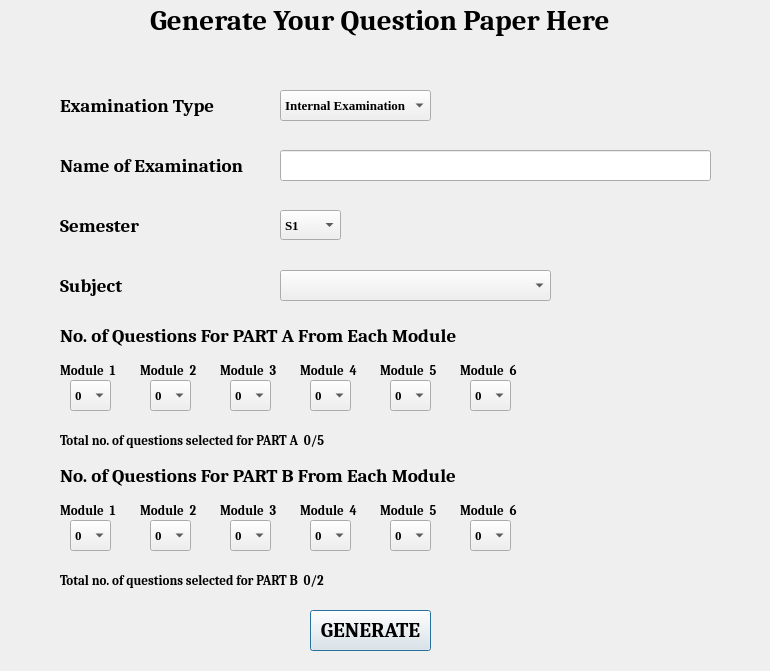
<?xml version="1.0" encoding="UTF-8"?>
<ui version="4.0">
 <class>Dialog</class>
 <widget class="QDialog" name="Dialog">
  <property name="geometry">
   <rect>
    <x>0</x>
    <y>0</y>
    <width>770</width>
    <height>671</height>
   </rect>
  </property>
  <property name="windowTitle">
   <string>Dialog</string>
  </property>
  <widget class="QLabel" name="lbl_head">
   <property name="geometry">
    <rect>
     <x>150</x>
     <y>0</y>
     <width>481</width>
     <height>41</height>
    </rect>
   </property>
   <property name="font">
    <font>
     <family>Cambria</family>
     <pointsize>22</pointsize>
     <weight>75</weight>
     <bold>true</bold>
    </font>
   </property>
   <property name="text">
    <string>Generate Your Question Paper Here</string>
   </property>
  </widget>
  <widget class="QLabel" name="lb_exmtyp">
   <property name="geometry">
    <rect>
     <x>60</x>
     <y>90</y>
     <width>171</width>
     <height>31</height>
    </rect>
   </property>
   <property name="font">
    <font>
     <family>Cambria</family>
     <pointsize>14</pointsize>
     <weight>75</weight>
     <bold>true</bold>
    </font>
   </property>
   <property name="text">
    <string>Examination Type</string>
   </property>
  </widget>
  <widget class="QComboBox" name="combo_exmtyp">
   <property name="geometry">
    <rect>
     <x>280</x>
     <y>90</y>
     <width>151</width>
     <height>31</height>
    </rect>
   </property>
   <property name="font">
    <font>
     <family>Times New Roman</family>
     <pointsize>10</pointsize>
     <weight>75</weight>
     <bold>true</bold>
    </font>
   </property>
   <item>
    <property name="text">
     <string>Internal Examination</string>
    </property>
   </item>
   <item>
    <property name="text">
     <string>University Examnation</string>
    </property>
   </item>
  </widget>
  <widget class="QLabel" name="lbl_exmname">
   <property name="geometry">
    <rect>
     <x>60</x>
     <y>150</y>
     <width>191</width>
     <height>31</height>
    </rect>
   </property>
   <property name="font">
    <font>
     <family>Cambria</family>
     <pointsize>14</pointsize>
     <weight>75</weight>
     <bold>true</bold>
    </font>
   </property>
   <property name="text">
    <string>&lt;html&gt;&lt;head/&gt;&lt;body&gt;&lt;p&gt;Name of Examination&lt;/p&gt;&lt;/body&gt;&lt;/html&gt;</string>
   </property>
  </widget>
  <widget class="QLineEdit" name="txt_id">
   <property name="geometry">
    <rect>
     <x>280</x>
     <y>150</y>
     <width>431</width>
     <height>31</height>
    </rect>
   </property>
  </widget>
  <widget class="QLabel" name="lb_sem">
   <property name="geometry">
    <rect>
     <x>60</x>
     <y>210</y>
     <width>91</width>
     <height>31</height>
    </rect>
   </property>
   <property name="font">
    <font>
     <family>Cambria</family>
     <pointsize>14</pointsize>
     <weight>75</weight>
     <bold>true</bold>
    </font>
   </property>
   <property name="text">
    <string>Semester</string>
   </property>
  </widget>
  <widget class="QComboBox" name="combo_sem">
   <property name="geometry">
    <rect>
     <x>280</x>
     <y>210</y>
     <width>61</width>
     <height>30</height>
    </rect>
   </property>
   <property name="font">
    <font>
     <family>Times New Roman</family>
     <pointsize>10</pointsize>
     <weight>75</weight>
     <bold>true</bold>
    </font>
   </property>
   <item>
    <property name="text">
     <string>S1</string>
    </property>
   </item>
   <item>
    <property name="text">
     <string>S2</string>
    </property>
   </item>
  </widget>
  <widget class="QLabel" name="lbl_sub">
   <property name="geometry">
    <rect>
     <x>60</x>
     <y>270</y>
     <width>101</width>
     <height>31</height>
    </rect>
   </property>
   <property name="font">
    <font>
     <family>Cambria</family>
     <pointsize>14</pointsize>
     <weight>75</weight>
     <bold>true</bold>
    </font>
   </property>
   <property name="text">
    <string>Subject</string>
   </property>
  </widget>
  <widget class="QComboBox" name="combo_sub">
   <property name="geometry">
    <rect>
     <x>280</x>
     <y>270</y>
     <width>271</width>
     <height>31</height>
    </rect>
   </property>
   <property name="font">
    <font>
     <family>Times New Roman</family>
     <pointsize>10</pointsize>
     <weight>75</weight>
     <bold>true</bold>
    </font>
   </property>
  </widget>
  <widget class="QLabel" name="lbl_info">
   <property name="geometry">
    <rect>
     <x>60</x>
     <y>310</y>
     <width>411</width>
     <height>51</height>
    </rect>
   </property>
   <property name="font">
    <font>
     <family>Cambria</family>
     <pointsize>14</pointsize>
     <weight>75</weight>
     <bold>true</bold>
    </font>
   </property>
   <property name="text">
    <string>&lt;html&gt;&lt;head/&gt;&lt;body&gt;&lt;p&gt;No. of Questions For PART A From Each Module&lt;/p&gt;&lt;/body&gt;&lt;/html&gt;</string>
   </property>
  </widget>
  <widget class="QLabel" name="lbl_mod1">
   <property name="geometry">
    <rect>
     <x>60</x>
     <y>360</y>
     <width>71</width>
     <height>21</height>
    </rect>
   </property>
   <property name="font">
    <font>
     <family>Cambria</family>
     <pointsize>10</pointsize>
     <weight>75</weight>
     <bold>true</bold>
    </font>
   </property>
   <property name="text">
    <string>Module  1</string>
   </property>
  </widget>
  <widget class="QLabel" name="lbl_mod2">
   <property name="geometry">
    <rect>
     <x>140</x>
     <y>360</y>
     <width>71</width>
     <height>21</height>
    </rect>
   </property>
   <property name="font">
    <font>
     <family>Cambria</family>
     <pointsize>10</pointsize>
     <weight>75</weight>
     <bold>true</bold>
    </font>
   </property>
   <property name="text">
    <string>Module  2</string>
   </property>
  </widget>
  <widget class="QLabel" name="lbl_mod3">
   <property name="geometry">
    <rect>
     <x>220</x>
     <y>360</y>
     <width>71</width>
     <height>21</height>
    </rect>
   </property>
   <property name="font">
    <font>
     <family>Cambria</family>
     <pointsize>10</pointsize>
     <weight>75</weight>
     <bold>true</bold>
    </font>
   </property>
   <property name="text">
    <string>Module  3</string>
   </property>
  </widget>
  <widget class="QLabel" name="lbl_mod4">
   <property name="geometry">
    <rect>
     <x>300</x>
     <y>360</y>
     <width>71</width>
     <height>21</height>
    </rect>
   </property>
   <property name="font">
    <font>
     <family>Cambria</family>
     <pointsize>10</pointsize>
     <weight>75</weight>
     <bold>true</bold>
    </font>
   </property>
   <property name="text">
    <string>Module  4</string>
   </property>
  </widget>
  <widget class="QLabel" name="lbl_mod5">
   <property name="geometry">
    <rect>
     <x>380</x>
     <y>360</y>
     <width>71</width>
     <height>21</height>
    </rect>
   </property>
   <property name="font">
    <font>
     <family>Cambria</family>
     <pointsize>10</pointsize>
     <weight>75</weight>
     <bold>true</bold>
    </font>
   </property>
   <property name="text">
    <string>Module  5</string>
   </property>
  </widget>
  <widget class="QLabel" name="lbl_mod6">
   <property name="geometry">
    <rect>
     <x>460</x>
     <y>360</y>
     <width>71</width>
     <height>21</height>
    </rect>
   </property>
   <property name="font">
    <font>
     <family>Cambria</family>
     <pointsize>10</pointsize>
     <weight>75</weight>
     <bold>true</bold>
    </font>
   </property>
   <property name="text">
    <string>Module  6</string>
   </property>
  </widget>
  <widget class="QComboBox" name="combo_mod1">
   <property name="geometry">
    <rect>
     <x>70</x>
     <y>380</y>
     <width>41</width>
     <height>31</height>
    </rect>
   </property>
   <property name="font">
    <font>
     <family>Times New Roman</family>
     <pointsize>10</pointsize>
     <weight>75</weight>
     <bold>true</bold>
    </font>
   </property>
   <item>
    <property name="text">
     <string>0</string>
    </property>
   </item>
   <item>
    <property name="text">
     <string>1</string>
    </property>
   </item>
   <item>
    <property name="text">
     <string>2</string>
    </property>
   </item>
   <item>
    <property name="text">
     <string>3</string>
    </property>
   </item>
   <item>
    <property name="text">
     <string>4</string>
    </property>
   </item>
   <item>
    <property name="text">
     <string>5</string>
    </property>
   </item>
  </widget>
  <widget class="QComboBox" name="combo_mod2">
   <property name="geometry">
    <rect>
     <x>150</x>
     <y>380</y>
     <width>41</width>
     <height>31</height>
    </rect>
   </property>
   <property name="font">
    <font>
     <family>Times New Roman</family>
     <pointsize>10</pointsize>
     <weight>75</weight>
     <bold>true</bold>
    </font>
   </property>
   <item>
    <property name="text">
     <string>0</string>
    </property>
   </item>
   <item>
    <property name="text">
     <string>1</string>
    </property>
   </item>
   <item>
    <property name="text">
     <string>2</string>
    </property>
   </item>
   <item>
    <property name="text">
     <string>3</string>
    </property>
   </item>
   <item>
    <property name="text">
     <string>4</string>
    </property>
   </item>
   <item>
    <property name="text">
     <string>5</string>
    </property>
   </item>
  </widget>
  <widget class="QComboBox" name="combo_mod3">
   <property name="geometry">
    <rect>
     <x>230</x>
     <y>380</y>
     <width>41</width>
     <height>31</height>
    </rect>
   </property>
   <property name="font">
    <font>
     <family>Times New Roman</family>
     <pointsize>10</pointsize>
     <weight>75</weight>
     <bold>true</bold>
    </font>
   </property>
   <item>
    <property name="text">
     <string>0</string>
    </property>
   </item>
   <item>
    <property name="text">
     <string>1</string>
    </property>
   </item>
   <item>
    <property name="text">
     <string>2</string>
    </property>
   </item>
   <item>
    <property name="text">
     <string>3</string>
    </property>
   </item>
   <item>
    <property name="text">
     <string>4</string>
    </property>
   </item>
   <item>
    <property name="text">
     <string>5</string>
    </property>
   </item>
  </widget>
  <widget class="QComboBox" name="combo_mod4">
   <property name="geometry">
    <rect>
     <x>310</x>
     <y>380</y>
     <width>41</width>
     <height>31</height>
    </rect>
   </property>
   <property name="font">
    <font>
     <family>Times New Roman</family>
     <pointsize>10</pointsize>
     <weight>75</weight>
     <bold>true</bold>
    </font>
   </property>
   <item>
    <property name="text">
     <string>0</string>
    </property>
   </item>
   <item>
    <property name="text">
     <string>1</string>
    </property>
   </item>
   <item>
    <property name="text">
     <string>2</string>
    </property>
   </item>
   <item>
    <property name="text">
     <string>3</string>
    </property>
   </item>
   <item>
    <property name="text">
     <string>4</string>
    </property>
   </item>
   <item>
    <property name="text">
     <string>5</string>
    </property>
   </item>
  </widget>
  <widget class="QComboBox" name="combo_mod5">
   <property name="geometry">
    <rect>
     <x>390</x>
     <y>380</y>
     <width>41</width>
     <height>31</height>
    </rect>
   </property>
   <property name="font">
    <font>
     <family>Times New Roman</family>
     <pointsize>10</pointsize>
     <weight>75</weight>
     <bold>true</bold>
    </font>
   </property>
   <item>
    <property name="text">
     <string>0</string>
    </property>
   </item>
   <item>
    <property name="text">
     <string>1</string>
    </property>
   </item>
   <item>
    <property name="text">
     <string>2</string>
    </property>
   </item>
   <item>
    <property name="text">
     <string>3</string>
    </property>
   </item>
   <item>
    <property name="text">
     <string>4</string>
    </property>
   </item>
   <item>
    <property name="text">
     <string>5</string>
    </property>
   </item>
  </widget>
  <widget class="QComboBox" name="combo_mod6">
   <property name="geometry">
    <rect>
     <x>470</x>
     <y>380</y>
     <width>41</width>
     <height>31</height>
    </rect>
   </property>
   <property name="font">
    <font>
     <family>Times New Roman</family>
     <pointsize>10</pointsize>
     <weight>75</weight>
     <bold>true</bold>
    </font>
   </property>
   <item>
    <property name="text">
     <string>0</string>
    </property>
   </item>
   <item>
    <property name="text">
     <string>1</string>
    </property>
   </item>
   <item>
    <property name="text">
     <string>2</string>
    </property>
   </item>
   <item>
    <property name="text">
     <string>3</string>
    </property>
   </item>
   <item>
    <property name="text">
     <string>4</string>
    </property>
   </item>
   <item>
    <property name="text">
     <string>5</string>
    </property>
   </item>
  </widget>
  <widget class="QLabel" name="lbl_qnstatus">
   <property name="geometry">
    <rect>
     <x>60</x>
     <y>430</y>
     <width>281</width>
     <height>21</height>
    </rect>
   </property>
   <property name="font">
    <font>
     <family>Cambria</family>
     <pointsize>10</pointsize>
     <weight>75</weight>
     <bold>true</bold>
    </font>
   </property>
   <property name="text">
    <string>Total no. of questions selected for PART A  0/5</string>
   </property>
  </widget>
  <widget class="QPushButton" name="btn_generate">
   <property name="geometry">
    <rect>
     <x>310</x>
     <y>610</y>
     <width>121</width>
     <height>41</height>
    </rect>
   </property>
   <property name="font">
    <font>
     <family>Cambria</family>
     <pointsize>16</pointsize>
     <weight>75</weight>
     <bold>true</bold>
    </font>
   </property>
   <property name="text">
    <string>GENERATE</string>
   </property>
  </widget>
  <widget class="QLabel" name="lbl_mod2_2">
   <property name="geometry">
    <rect>
     <x>140</x>
     <y>500</y>
     <width>71</width>
     <height>21</height>
    </rect>
   </property>
   <property name="font">
    <font>
     <family>Cambria</family>
     <pointsize>10</pointsize>
     <weight>75</weight>
     <bold>true</bold>
    </font>
   </property>
   <property name="text">
    <string>Module  2</string>
   </property>
  </widget>
  <widget class="QComboBox" name="combo_mod2_2">
   <property name="geometry">
    <rect>
     <x>150</x>
     <y>520</y>
     <width>41</width>
     <height>31</height>
    </rect>
   </property>
   <property name="font">
    <font>
     <family>Times New Roman</family>
     <pointsize>10</pointsize>
     <weight>75</weight>
     <bold>true</bold>
    </font>
   </property>
   <item>
    <property name="text">
     <string>0</string>
    </property>
   </item>
   <item>
    <property name="text">
     <string>1</string>
    </property>
   </item>
   <item>
    <property name="text">
     <string>2</string>
    </property>
   </item>
   <item>
    <property name="text">
     <string>3</string>
    </property>
   </item>
   <item>
    <property name="text">
     <string>4</string>
    </property>
   </item>
   <item>
    <property name="text">
     <string>5</string>
    </property>
   </item>
  </widget>
  <widget class="QComboBox" name="combo_mod4_2">
   <property name="geometry">
    <rect>
     <x>310</x>
     <y>520</y>
     <width>41</width>
     <height>31</height>
    </rect>
   </property>
   <property name="font">
    <font>
     <family>Times New Roman</family>
     <pointsize>10</pointsize>
     <weight>75</weight>
     <bold>true</bold>
    </font>
   </property>
   <item>
    <property name="text">
     <string>0</string>
    </property>
   </item>
   <item>
    <property name="text">
     <string>1</string>
    </property>
   </item>
   <item>
    <property name="text">
     <string>2</string>
    </property>
   </item>
   <item>
    <property name="text">
     <string>3</string>
    </property>
   </item>
   <item>
    <property name="text">
     <string>4</string>
    </property>
   </item>
   <item>
    <property name="text">
     <string>5</string>
    </property>
   </item>
  </widget>
  <widget class="QLabel" name="lbl_info_2">
   <property name="geometry">
    <rect>
     <x>60</x>
     <y>450</y>
     <width>411</width>
     <height>51</height>
    </rect>
   </property>
   <property name="font">
    <font>
     <family>Cambria</family>
     <pointsize>14</pointsize>
     <weight>75</weight>
     <bold>true</bold>
    </font>
   </property>
   <property name="text">
    <string>&lt;html&gt;&lt;head/&gt;&lt;body&gt;&lt;p&gt;No. of Questions For PART B From Each Module&lt;/p&gt;&lt;/body&gt;&lt;/html&gt;</string>
   </property>
  </widget>
  <widget class="QComboBox" name="combo_mod5_2">
   <property name="geometry">
    <rect>
     <x>390</x>
     <y>520</y>
     <width>41</width>
     <height>31</height>
    </rect>
   </property>
   <property name="font">
    <font>
     <family>Times New Roman</family>
     <pointsize>10</pointsize>
     <weight>75</weight>
     <bold>true</bold>
    </font>
   </property>
   <item>
    <property name="text">
     <string>0</string>
    </property>
   </item>
   <item>
    <property name="text">
     <string>1</string>
    </property>
   </item>
   <item>
    <property name="text">
     <string>2</string>
    </property>
   </item>
   <item>
    <property name="text">
     <string>3</string>
    </property>
   </item>
   <item>
    <property name="text">
     <string>4</string>
    </property>
   </item>
   <item>
    <property name="text">
     <string>5</string>
    </property>
   </item>
  </widget>
  <widget class="QComboBox" name="combo_mod6_2">
   <property name="geometry">
    <rect>
     <x>470</x>
     <y>520</y>
     <width>41</width>
     <height>31</height>
    </rect>
   </property>
   <property name="font">
    <font>
     <family>Times New Roman</family>
     <pointsize>10</pointsize>
     <weight>75</weight>
     <bold>true</bold>
    </font>
   </property>
   <item>
    <property name="text">
     <string>0</string>
    </property>
   </item>
   <item>
    <property name="text">
     <string>1</string>
    </property>
   </item>
   <item>
    <property name="text">
     <string>2</string>
    </property>
   </item>
   <item>
    <property name="text">
     <string>3</string>
    </property>
   </item>
   <item>
    <property name="text">
     <string>4</string>
    </property>
   </item>
   <item>
    <property name="text">
     <string>5</string>
    </property>
   </item>
  </widget>
  <widget class="QLabel" name="lbl_mod6_2">
   <property name="geometry">
    <rect>
     <x>460</x>
     <y>500</y>
     <width>71</width>
     <height>21</height>
    </rect>
   </property>
   <property name="font">
    <font>
     <family>Cambria</family>
     <pointsize>10</pointsize>
     <weight>75</weight>
     <bold>true</bold>
    </font>
   </property>
   <property name="text">
    <string>Module  6</string>
   </property>
  </widget>
  <widget class="QLabel" name="lbl_mod4_2">
   <property name="geometry">
    <rect>
     <x>300</x>
     <y>500</y>
     <width>71</width>
     <height>21</height>
    </rect>
   </property>
   <property name="font">
    <font>
     <family>Cambria</family>
     <pointsize>10</pointsize>
     <weight>75</weight>
     <bold>true</bold>
    </font>
   </property>
   <property name="text">
    <string>Module  4</string>
   </property>
  </widget>
  <widget class="QLabel" name="lbl_mod3_2">
   <property name="geometry">
    <rect>
     <x>220</x>
     <y>500</y>
     <width>71</width>
     <height>21</height>
    </rect>
   </property>
   <property name="font">
    <font>
     <family>Cambria</family>
     <pointsize>10</pointsize>
     <weight>75</weight>
     <bold>true</bold>
    </font>
   </property>
   <property name="text">
    <string>Module  3</string>
   </property>
  </widget>
  <widget class="QComboBox" name="combo_mod3_2">
   <property name="geometry">
    <rect>
     <x>230</x>
     <y>520</y>
     <width>41</width>
     <height>31</height>
    </rect>
   </property>
   <property name="font">
    <font>
     <family>Times New Roman</family>
     <pointsize>10</pointsize>
     <weight>75</weight>
     <bold>true</bold>
    </font>
   </property>
   <item>
    <property name="text">
     <string>0</string>
    </property>
   </item>
   <item>
    <property name="text">
     <string>1</string>
    </property>
   </item>
   <item>
    <property name="text">
     <string>2</string>
    </property>
   </item>
   <item>
    <property name="text">
     <string>3</string>
    </property>
   </item>
   <item>
    <property name="text">
     <string>4</string>
    </property>
   </item>
   <item>
    <property name="text">
     <string>5</string>
    </property>
   </item>
  </widget>
  <widget class="QComboBox" name="combo_mod1_2">
   <property name="geometry">
    <rect>
     <x>70</x>
     <y>520</y>
     <width>41</width>
     <height>31</height>
    </rect>
   </property>
   <property name="font">
    <font>
     <family>Times New Roman</family>
     <pointsize>10</pointsize>
     <weight>75</weight>
     <bold>true</bold>
    </font>
   </property>
   <item>
    <property name="text">
     <string>0</string>
    </property>
   </item>
   <item>
    <property name="text">
     <string>1</string>
    </property>
   </item>
   <item>
    <property name="text">
     <string>2</string>
    </property>
   </item>
   <item>
    <property name="text">
     <string>3</string>
    </property>
   </item>
   <item>
    <property name="text">
     <string>4</string>
    </property>
   </item>
   <item>
    <property name="text">
     <string>5</string>
    </property>
   </item>
  </widget>
  <widget class="QLabel" name="lbl_mod5_2">
   <property name="geometry">
    <rect>
     <x>380</x>
     <y>500</y>
     <width>71</width>
     <height>21</height>
    </rect>
   </property>
   <property name="font">
    <font>
     <family>Cambria</family>
     <pointsize>10</pointsize>
     <weight>75</weight>
     <bold>true</bold>
    </font>
   </property>
   <property name="text">
    <string>Module  5</string>
   </property>
  </widget>
  <widget class="QLabel" name="lbl_mod1_2">
   <property name="geometry">
    <rect>
     <x>60</x>
     <y>500</y>
     <width>71</width>
     <height>21</height>
    </rect>
   </property>
   <property name="font">
    <font>
     <family>Cambria</family>
     <pointsize>10</pointsize>
     <weight>75</weight>
     <bold>true</bold>
    </font>
   </property>
   <property name="text">
    <string>Module  1</string>
   </property>
  </widget>
  <widget class="QLabel" name="lbl_qnstatus_2">
   <property name="geometry">
    <rect>
     <x>60</x>
     <y>570</y>
     <width>281</width>
     <height>21</height>
    </rect>
   </property>
   <property name="font">
    <font>
     <family>Cambria</family>
     <pointsize>10</pointsize>
     <weight>75</weight>
     <bold>true</bold>
    </font>
   </property>
   <property name="text">
    <string>Total no. of questions selected for PART B  0/2</string>
   </property>
  </widget>
 </widget>
 <resources/>
 <connections/>
</ui>
